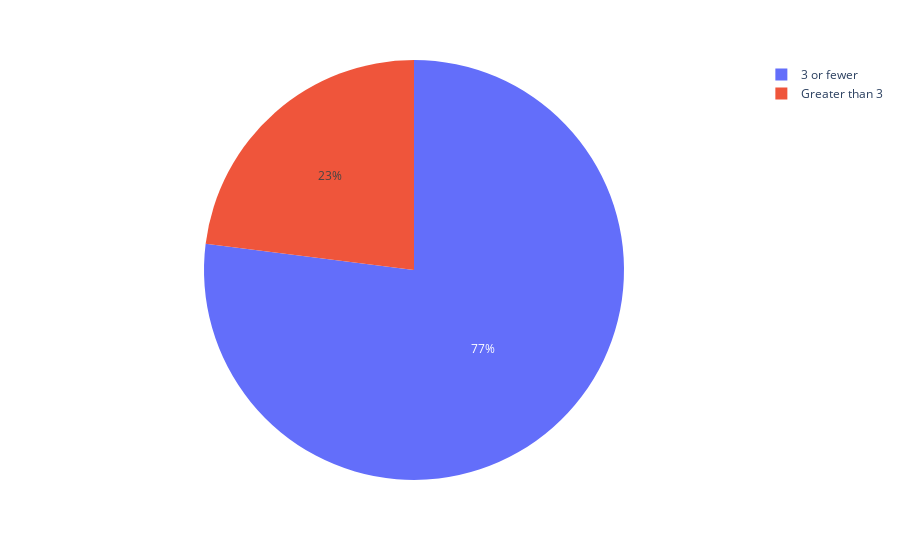

The code cell stored with this chart in its notebook:
### Markdown cell above
3. Compare the acceptance rate between those who went to a bar 3 or fewer times a month to those who went more.

### Code cell
print(df_bar_coupons.value_counts('Bar'))
df_bar_coupons_accepted = df_bar_coupons[df_bar_coupons['Y'] == 1]  
count_3_or_fewer = (df_bar_coupons_accepted['Bar'] == '1~3').mean() + (df_bar_coupons_accepted['Bar'] == 'less1').mean()
count_4to8_gt8 = (df_bar_coupons_accepted['Bar'] == '4~8').mean() + (df_bar_coupons_accepted['Bar'] == 'gt8').mean()

x_values = ['3 or fewer', 'Greater than 3']
values = [count_3_or_fewer, count_4to8_gt8]  # Replace with your acceptance rates

sns.barplot(x=x_values, y=values, hue=['green', 'red'])


# Create the pie chart
fig = px.pie(values=values, names=x_values)

# Show the plot
fig.show()

### Figure 1 — Plotly figure (JSON) as saved in the notebook; plotly's stock layout.template omitted (floating-point values rounded to 4 significant figures)
{"data": [{"domain": {"x": [0, 1], "y": [0, 1]}, "hovertemplate": "label=%{label}<br>value=%{value}<extra></extra>", "labels": ["3 or fewer", "Greater than 3"], "legendgroup": "", "name": "", "showlegend": true, "type": "pie", "values": [0.6244, 0.1865]}], "layout": {"autosize": true, "legend": {"tracegroupgap": 0}, "margin": {"t": 60}}}
